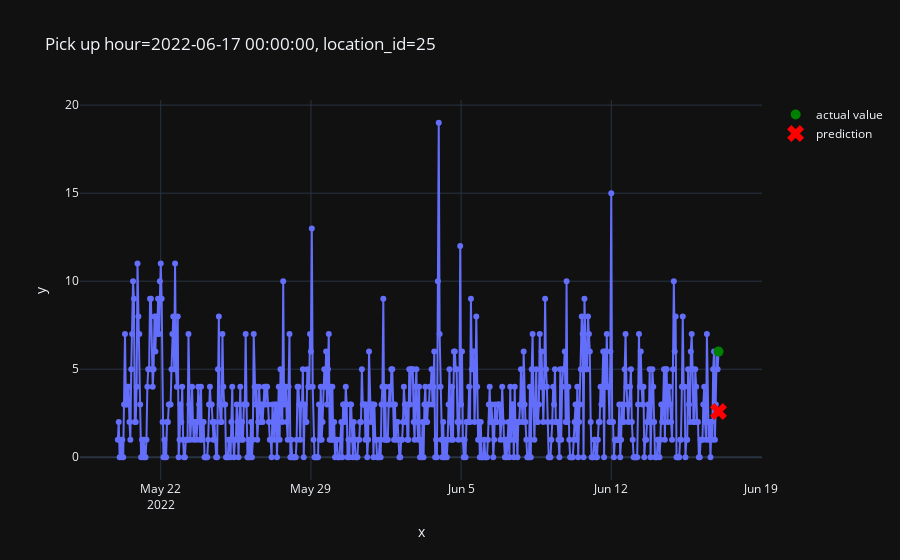

Notebook source saved alongside this figure:
### Code cell
from src.plot import plot_one_sample

plot_one_sample(
    example_id=2979,
    features=X_test,
    targets=y_test,
    predictions=pd.Series(predictions)
)

plot_one_sample(
    example_id=1300,
    features=X_test,
    targets=y_test,
    predictions=pd.Series(predictions)
)

### Figure 1 — Plotly figure (JSON) as saved in the notebook; plotly's stock layout.template omitted (floating-point values rounded to 4 significant figures; data arrays with more than 128 entries replaced by an {"elided": "..."} marker saying what was removed)
{"data": [{"hovertemplate": "x=%{x}<br>y=%{y}<extra></extra>", "legendgroup": "", "line": {"color": "#636efa", "dash": "solid"}, "marker": {"symbol": "circle"}, "mode": "lines+markers", "name": "", "orientation": "v", "showlegend": false, "type": "scatter", "x": {"elided": "673 str values"}, "xaxis": "x", "y": {"elided": "673 int values"}, "yaxis": "y"}, {"line": {"color": "green"}, "marker": {"size": 10}, "mode": "markers", "name": "actual value", "type": "scatter", "x": ["2022-06-17T00:00:00"], "y": [6]}, {"line": {"color": "red"}, "marker": {"size": 15, "symbol": "x"}, "mode": "markers", "name": "prediction", "type": "scatter", "x": ["2022-06-17T00:00:00"], "y": [2.594]}], "layout": {"legend": {"tracegroupgap": 0}, "title": {"text": "Pick up hour=2022-06-17 00:00:00, location_id=25"}, "xaxis": {"anchor": "y", "domain": [0, 1], "title": {"text": "x"}}, "yaxis": {"anchor": "x", "domain": [0, 1], "title": {"text": "y"}}}}
